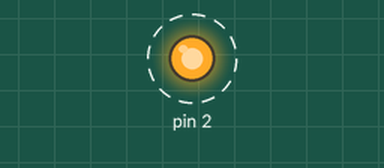
A sketch run on a simulated Arduino Uno, built with avr-gcc and run on an emulated ATmega328P. Parts: output pins drawn as LEDs (lit = HIGH). Dashed ring = blinking. What the sketch prints to the serial monitor is not drawn.

Above: at 0.15 s.
Timing chart, 0 to 3.0 s (numbered marks = the images above):
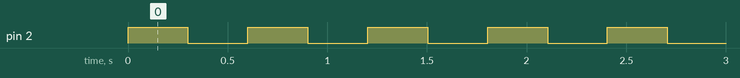

The sketch:

basic_IO.ino
```cpp
/*
 * Demonstrate reading/writing capabilities of MCP.
 * Flashes two LEDs in synchronicity, while polling normally open pushbutton
 * When button press detected, third LED turns on.
 * This sketch does not use interrupts, so the third LED's behaviour is laggy and unreliable.
 */

#include <Wire.h>
#include <Adafruit_MCP23017.h>

// Connect MCP pins to positive end of LED, through 10K resister to GRD
#define MCP_LED1 7
#define MCP_LED2 5
#define MCP_LED3 4

// Use input pullup: connect pin directly to GRD
#define PUSH_BUTTON 10

Adafruit_MCP23017 mcp;

void setup() {

  Serial.begin(9600);
  Wire.begin();
  mcp.begin();      // Default device address 0

  mcp.pinMode(MCP_LED1, OUTPUT);
  mcp.pinMode(MCP_LED2, OUTPUT);
  mcp.pinMode(MCP_LED3, OUTPUT);

  mcp.pinMode(PUSH_BUTTON, INPUT);
  mcp.pullUp(PUSH_BUTTON,HIGH);     // Pulled high to ~100k

  Serial.println("plz");
}


void loop() {

  mcp.digitalWrite(MCP_LED1, HIGH);
  mcp.digitalWrite(MCP_LED3, HIGH);
  delay(300);
  mcp.digitalWrite(MCP_LED1, LOW);
  mcp.digitalWrite(MCP_LED3, LOW);

  delay(300);

   // internal pullup -- pressing the button connects input to ground.
   if (mcp.digitalRead(PUSH_BUTTON)) {
     mcp.digitalWrite(MCP_LED2,LOW);
   } else {
     mcp.digitalWrite(MCP_LED2, HIGH);
   }

}
```

Measured:
- by itself, pin 2: alternates HIGH for 0.30 s and LOW for 0.30 s
